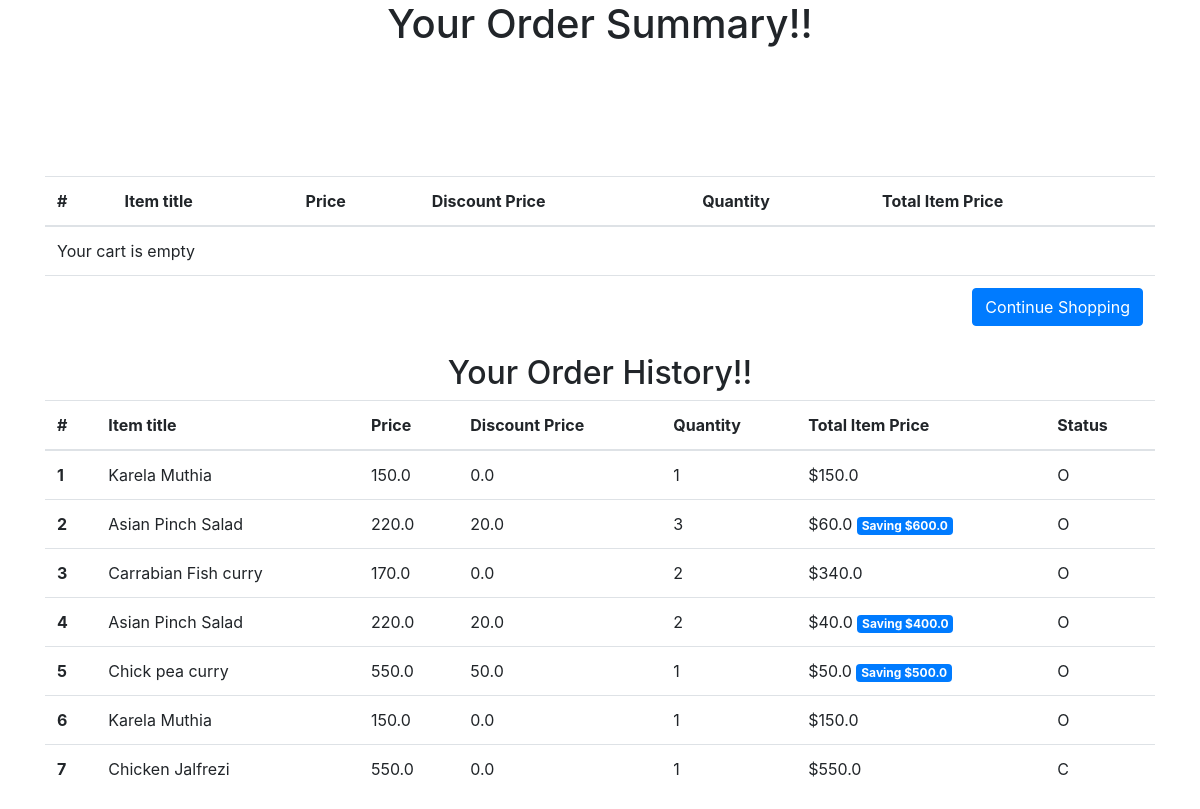
The app's page /order-summary/ (signed in), older data.
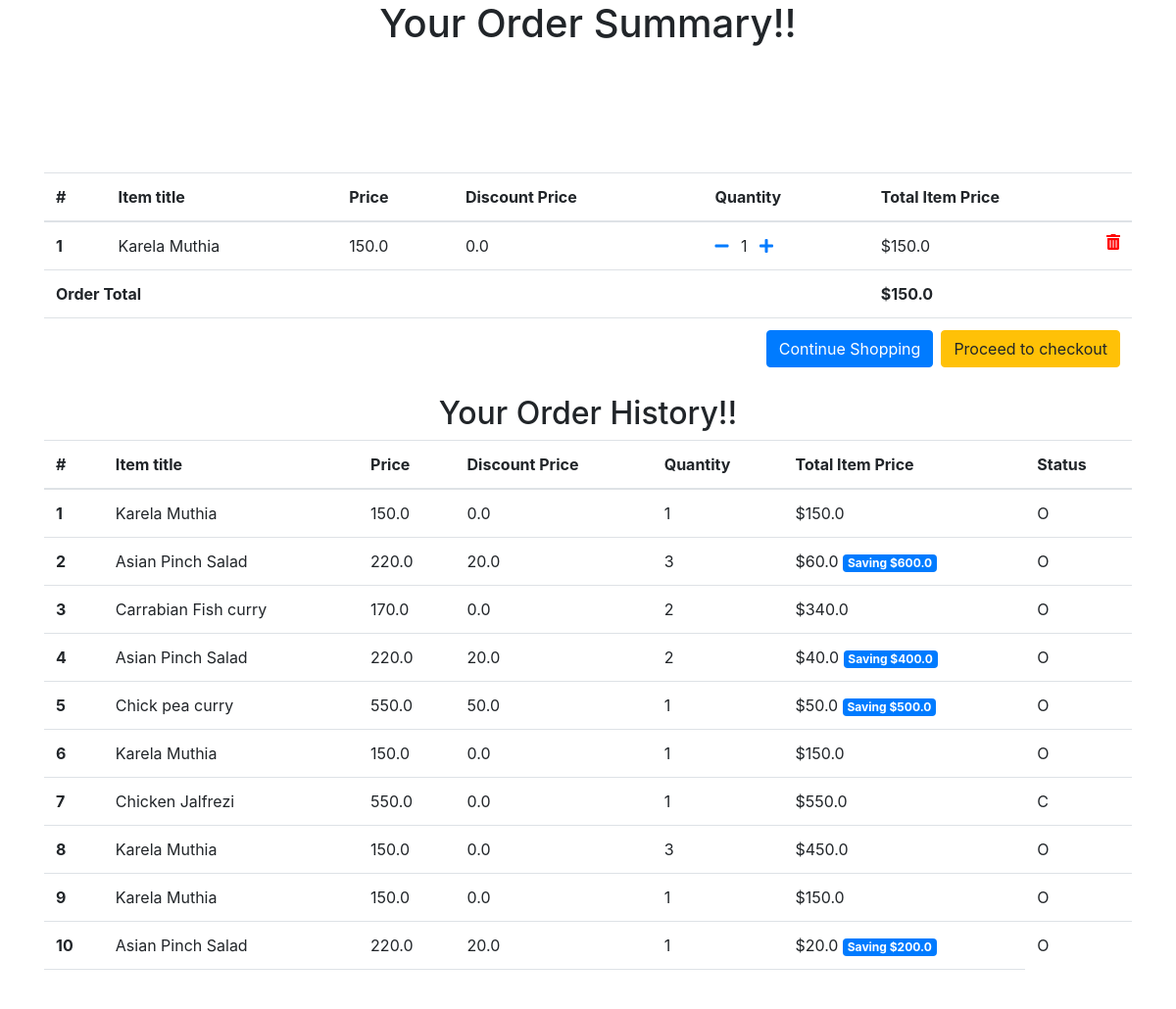
The same page, newer data.
### core/models.py (models this page shows, shortened)
class OrderItem(models.Model):
    user = models.ForeignKey(settings.AUTH_USER_MODEL,
                             on_delete=models.CASCADE)
    ordered = models.BooleanField(default=False)
    item = models.ForeignKey(Item, on_delete=models.CASCADE)
    quantity = models.IntegerField(default=1)
    timestampStr = datetime.now().strftime("%d-%b-%Y (%H:%M:%S.%f)")
    status = models.CharField(choices=STATUS_CHOICES, max_length =1, default = 'O')
    chef_key = models.CharField(max_length=100 , default = timestampStr)
    def get_total_item_price(self):
        return self.quantity * self.item.price
    def get_total_discount_item_price(self):
        return self.quantity * self.item.discount_price
    def get_amount_saved(self):
        return self.get_total_item_price() - self.get_total_discount_item_price()
    def get_final_price(self):
    	if self.item.discount_price:
    		return self.get_total_discount_item_price()
    	return self.get_total_item_price()

class Item(models.Model):
    chef = models.ForeignKey(settings.AUTH_USER_MODEL,on_delete=models.CASCADE, null=True)
    title = models.CharField(max_length=100)
    is_veg = models.BooleanField(default=True)
    available = models.BooleanField(default=True)
    price = models.FloatField()
    discount_price = models.FloatField(blank=True, null=True)
    calories = models.FloatField(default=0)
    slug = models.SlugField(unique=True)
    description = models.TextField()
    image = models.ImageField(upload_to='item_pics')

class Order(models.Model):
    user = models.ForeignKey(settings.AUTH_USER_MODEL,on_delete=models.CASCADE)
    items = models.ManyToManyField(OrderItem)
    start_date = models.DateTimeField(auto_now_add=True)
    ordered_date = models.DateTimeField(auto_now = True)
    ordered = models.BooleanField(default=False)
    def get_total(self):
        total = 0
        for order_item in self.items.filter(ordered=False).all():
            total += order_item.get_final_price()
        return total

### core/views.py (the view)
# urls.py: path('order-summary/', OrderSummaryView.as_view(), name='order-summary'),
class OrderSummaryView(LoginRequiredMixin, View):
	def get(self, *args, **kwargs):
		try:
			order = Order.objects.get(user=self.request.user, ordered=False)
			order1 = Order.objects.get(user=self.request.user, ordered=False).items.filter(user=self.request.user,ordered=False).all()
			order2 = Order.objects.get(user=self.request.user, ordered=False).items.filter(user=self.request.user,ordered=True).all()
			context = {
				'object' : order,
				'object1' : order1,
				'object2' : order2
			}
			return render(self.request, 'core/order_summary.html', context)
		except ObjectDoesNotExist:
			messages.info(self.request, "You do not have an active order")
			return redirect("core:menu")

### core/templates/core/order_summary.html (shortened to what this page needs)
{% load static %}
<!DOCTYPE html>
<html lang="en">
<head>
  <link rel="stylesheet" href="https://stackpath.bootstrapcdn.com/bootstrap/4.3.1/css/bootstrap.min.css">
  <link rel="stylesheet" href="https://use.fontawesome.com/releases/v5.6.3/css/all.css">
</head>
<body>
  <h1 align="center">Your Order Summary!!</h1>
  <br> <br> <br> <br> <br>
  <div class="container">
    <div class="table-responsive text-nowrap">
  <table class="table">
    <thead>
      <tr>
        <th scope="col">#</th>
        <th scope="col">Item title</th>
        <th scope="col">Price</th>
        <th scope="col">Discount Price</th>
        <th scope="col">Quantity</th>
        <th scope="col">Total Item Price</th>
      </tr>
    </thead>
    <tbody>
    {% for order_item in object1 %}
      <tr>
        <th scope="row">{{ forloop.counter }}</th>
        <td> {{order_item.item.title}} </td>
        <td>{{order_item.item.price}}</td>
        <td>{{order_item.item.discount_price}}</td>
        <td>
                <a href="{% url 'core:remove-single-item-from-cart' order_item.item.slug %}"><i class="fas fa-minus mr-2"></i></a>
                {{ order_item.quantity }}
                <a href="{% url 'core:add-to-cart' order_item.item.slug %}"><i class="fas fa-plus ml-2"></i></a>
        </td>
        <td>
          {% if order_item.item.discount_price %}
                ${{order_item.get_total_discount_item_price}}
                <span class="badge badge-primary">Saving ${{order_item.get_amount_saved}}</span>
          {% else %}
                ${{order_item.get_total_item_price}}
          {% endif %}
          <a style="color: red;" href="{% url 'core:remove-from-cart' order_item.item.slug %}">
            <i class="fas fa-trash-alt float-right"></i>
          </a>
        </td>
      </tr>
      {% empty %}
      <tr>
        <td colspan="6">Your cart is empty</td>
      </tr>
      <tr>
        <td colspan="6">
            <a class="btn btn-primary float-right" href="{% url 'core:menu' %}">Continue Shopping</a>
        </td>
      </tr>
    {% endfor %}
    {% if object.get_total %}
    <tr>
      <td colspan="5"><b>Order Total</b></td>
      <td><b>${{ object.get_total }} </b></td>
    </tr>
    <tr>
      <td colspan="6">
        <a class="btn btn-warning float-right ml-2" href="{% url 'payments:pay' %}">Proceed to checkout</a>
        <a class="btn btn-primary float-right" href="{% url 'core:menu' %}">Continue Shopping</a>
      </td>
    </tr>
    {% endif %}
    </tbody>
  </table>
  <h2 align="center">Your Order History!!</h2>
  <table class="table">
    <thead>
      <tr>
        <th scope="col">#</th>
        <th scope="col">Item title</th>
        <th scope="col">Price</th>
        <th scope="col">Discount Price</th>
        <th scope="col">Quantity</th>
        <th scope="col">Total Item Price</th>
        <th scope="col">Status</th>
      </tr>
    </thead>
    <tbody>
    {% for order_item in object2 %}
      <tr>
        <th scope="row">{{ forloop.counter }}</th>
        <td> {{order_item.item.title}} </td>
        <td>{{order_item.item.price}}</td>
        <td>{{order_item.item.discount_price}}</td>
        <td>
                {{ order_item.quantity }}
        </td>
        <td>
          {% if order_item.item.discount_price %}
                ${{order_item.get_total_discount_item_price}}
                <span class="badge badge-primary">Saving ${{order_item.get_amount_saved}}</span>
          {% else %}
                ${{order_item.get_total_item_price}}
          {% endif %}
        </td>
          <td>{{order_item.status}}</td>
      </tr>
    {% endfor %}
    {% if object.get_total %}
    <tr>
      <td colspan="6">
      </td>
    </tr>
    {% endif %}
    </tbody>
  </table>
</div>
  </div>
</body>
</html>

Row changes from the older to the newer data that the page shows:
added OrderItem: item "Karela Muthia", item.price "150.0", item.discount_price "0.0", quantity "1", get_total_item_price "150.0", shown under "Your Order Summary!!"
now on this page (row unchanged): Order: get_total "150.0"
added OrderItem: item "Karela Muthia", item.price "150.0", item.discount_price "0.0", quantity "3", get_total_item_price "450.0", status "O", shown under "Your Order History!!"
added OrderItem: item "Karela Muthia", item.price "150.0", item.discount_price "0.0", quantity "1", get_total_item_price "150.0", status "O", shown under "Your Order History!!"
added OrderItem: item "Asian Pinch Salad", item.price "220.0", item.discount_price "20.0", quantity "1", get_total_discount_item_price "20.0", get_amount_saved "200.0", status "O", shown under "Your Order History!!"
Text that changed along with them:
text no longer shown: "Your cart is empty"
text now shown: "Order Total $ Proceed to checkout"
